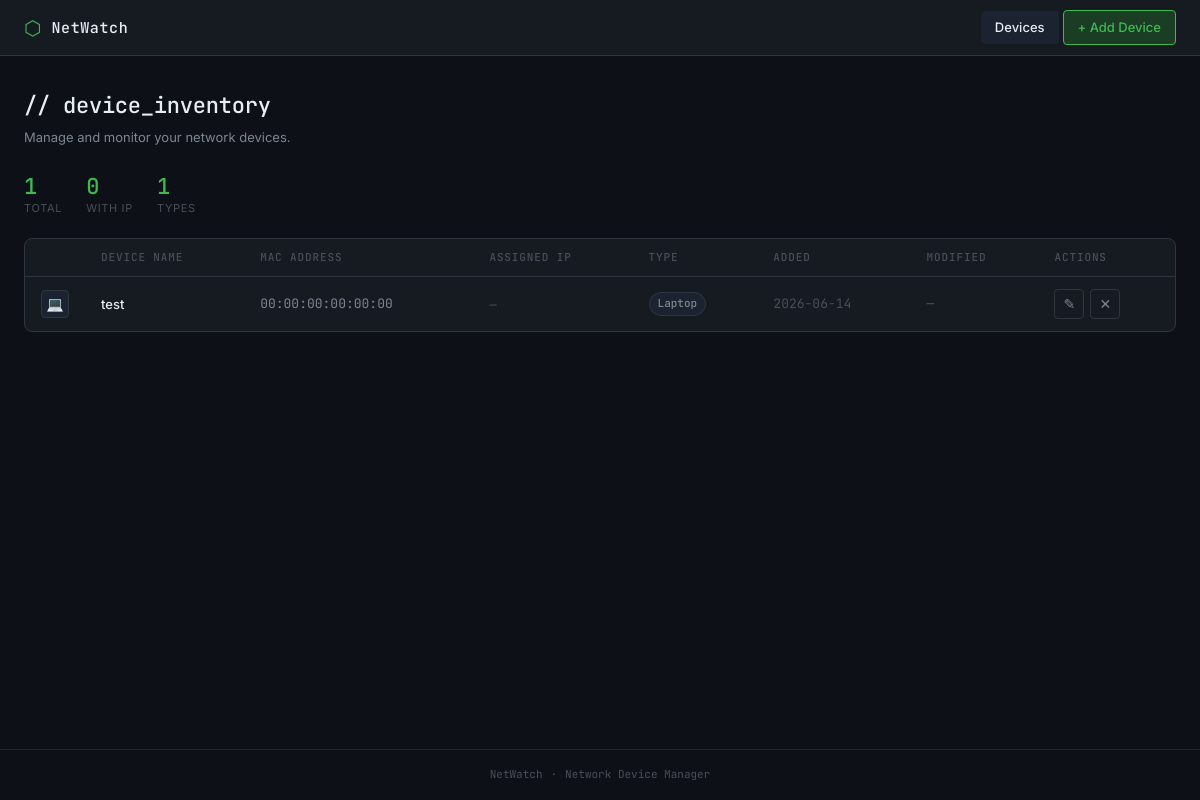
The page / on the database its author committed.
### models.py (models this page shows, shortened)
class Device(db.Model):
    id = db.Column(db.Integer, primary_key=True)
    device_name = db.Column(db.String(80), nullable=False)
    mac_address = db.Column(db.String(17), nullable=False, unique=True)
    device_type = db.Column(db.String(80), nullable=False)
    assigned_ip = db.Column(db.String(15))
    date_added = db.Column(db.DateTime, nullable=False, default=datetime.utcnow)
    date_modified = db.Column(db.DateTime)

### app.py (the view)
@app.route('/')
def index():
    devices = Device.query.order_by(Device.date_added.desc()).all()
    return render_template('index.html', title='Device List', devices=devices, delete_csrf=generate_csrf())

### app.py (called while the page is built)
@app.template_global()
def device_icon(device_type):
    return DEVICE_ICONS.get(device_type, '🔲')

### templates/index.html (shortened to what this page needs)
{% extends 'base.html' %}
{% block content %}
<div class="page-header">
  <h1>// device_inventory</h1>
  <p>Manage and monitor your network devices.</p>
</div>
{% if devices %}
<div class="stats-bar">
  <div class="stat">
    <span class="stat-value">{{ devices | length }}</span>
    <span class="stat-label">Total</span>
  </div>
  <div class="stat">
    <span class="stat-value">{{ devices | selectattr('assigned_ip') | list | length }}</span>
    <span class="stat-label">With IP</span>
  </div>
  <div class="stat">
    <span class="stat-value">{{ devices | map(attribute='device_type') | unique | list | length }}</span>
    <span class="stat-label">Types</span>
  </div>
</div>
{% endif %}
<div class="table-wrap">
  {% if devices %}
  <table class="device-table">
    <thead>
      <tr>
        <th class="td-icon"></th>
        <th>Device Name</th>
        <th>MAC Address</th>
        <th>Assigned IP</th>
        <th>Type</th>
        <th>Added</th>
        <th>Modified</th>
        <th>Actions</th>
      </tr>
    </thead>
    <tbody>
      {% for device in devices %}
      <tr>
        <td class="td-icon">
          <div class="device-icon">{{ device_icon(device.device_type) }}</div>
        </td>
        <td class="td-name">{{ device.device_name }}</td>
        <td class="td-mono">{{ device.mac_address }}</td>
        <td>
          {% if device.assigned_ip %}
            <span class="ip-value">{{ device.assigned_ip }}</span>
          {% else %}
            <span class="ip-none">—</span>
          {% endif %}
        </td>
        <td><span class="badge">{{ device.device_type }}</span></td>
        <td class="td-date">{{ device.date_added.strftime('%Y-%m-%d') }}</td>
        <td class="td-date">
          {% if device.date_modified %}{{ device.date_modified.strftime('%Y-%m-%d') }}{% else %}<span style="color:var(--text-dim)">—</span>{% endif %}
        </td>
        <td>
          <div class="td-actions">
            <a href="{{ url_for('edit_device', id=device.id) }}" class="btn-icon edit" title="Edit">✎</a>
            <button class="btn-icon delete" title="Delete"
              onclick="confirmDelete({{ device.id }}, '{{ device.device_name | e }}')">✕</button>
          </div>
        </td>
      </tr>
      {% endfor %}
    </tbody>
  </table>
  {% endif %}
</div>
{% endblock %}

### templates/base.html (shortened to what this page needs)
<!DOCTYPE html>
<html lang="en">
<head>
  <link rel="stylesheet" href="{{ url_for('static', filename='css/styles.css') }}">
</head>
<body>
  <nav class="nav">
    <a href="{{ url_for('index') }}" class="nav-brand">
      <span class="nav-brand-icon">⬡</span>
      <span class="nav-brand-text">NetWatch</span>
    </a>
    <div class="nav-links">
      <a href="{{ url_for('index') }}" class="nav-link {% if request.endpoint == 'index' %}active{% endif %}">
        Devices
      </a>
      <a href="{{ url_for('add_device') }}" class="nav-link nav-link-cta {% if request.endpoint == 'add_device' %}active{% endif %}">
        + Add Device
      </a>
    </div>
  </nav>
  <main class="main">
    {% block content %}{% endblock %}
  </main>
  <footer class="footer">
    <span>NetWatch</span>
    <span class="footer-sep">·</span>
    <span>Network Device Manager</span>
  </footer>
</body>
</html>

### static/css/styles.css (style rules this page uses)
:root { --bg: #0d1117; --bg-panel: #161b22; --bg-hover: #1c2330; --border: #30363d; --border-sub: #21262d; --text: #e6edf3; --text-muted: #7d8590; --text-dim: #484f58; --accent: #3fb950; --accent-dim: #1a3d24; --red: #f85149; --red-dim: #3d1a1a; --blue: #58a6ff; --blue-dim: #1a2d4d; --amber: #d29922; --mono: 'JetBrains Mono', 'Fira Code', monospace; --sans: 'Inter', system-ui, sans-serif; --radius: 8px; --radius-sm: 4px; }
*, *::before, *::after { box-sizing: border-box; margin: 0; padding: 0; }
body { font-family: var(--sans); background: var(--bg); color: var(--text); font-size: 14px; line-height: 1.6; min-height: 100vh; display: flex; flex-direction: column; }
.nav { display: flex; align-items: center; justify-content: space-between; padding: 0 24px; height: 56px; background: var(--bg-panel); border-bottom: 1px solid var(--border); position: sticky; top: 0; z-index: 100; }
.nav-brand { display: flex; align-items: center; gap: 10px; text-decoration: none; color: var(--text); }
.nav-brand-icon { font-size: 20px; color: var(--accent); line-height: 1; }
.nav-brand-text { font-family: var(--mono); font-weight: 500; font-size: 15px; letter-spacing: 0.04em; }
.nav-links { display: flex; align-items: center; gap: 4px; }
.nav-link { padding: 6px 14px; border-radius: var(--radius-sm); text-decoration: none; color: var(--text-muted); font-size: 13px; font-weight: 500; transition: color 0.15s, background 0.15s; }
.nav-link:hover, .nav-link.active { color: var(--text); background: var(--bg-hover); }
.nav-link-cta { background: var(--accent-dim); color: var(--accent); border: 1px solid var(--accent); border-opacity: 0.4; }
.main { flex: 1; max-width: 1200px; width: 100%; margin: 0 auto; padding: 32px 24px; }
.page-header { margin-bottom: 28px; }
.page-header h1 { font-family: var(--mono); font-size: 22px; font-weight: 500; color: var(--text); letter-spacing: -0.01em; }
.page-header p { color: var(--text-muted); font-size: 13px; margin-top: 4px; }
.table-wrap { background: var(--bg-panel); border: 1px solid var(--border); border-radius: var(--radius); overflow: hidden; }
.device-table { width: 100%; border-collapse: collapse; }
.device-table thead { border-bottom: 1px solid var(--border); }
.device-table thead th { padding: 10px 16px; text-align: left; font-family: var(--mono); font-size: 11px; font-weight: 500; letter-spacing: 0.08em; text-transform: uppercase; color: var(--text-dim); white-space: nowrap; }
.device-table tbody tr { border-bottom: 1px solid var(--border-sub); transition: background 0.1s; }
.device-table tbody tr:last-child { border-bottom: none; }
.device-table td { padding: 12px 16px; font-size: 13px; vertical-align: middle; }
.td-icon { width: 36px; padding-right: 0; }
.device-icon { width: 28px; height: 28px; background: var(--bg-hover); border: 1px solid var(--border); border-radius: var(--radius-sm); display: flex; align-items: center; justify-content: center; font-size: 14px; }
.td-name { font-weight: 500; color: var(--text); }
.td-mono { font-family: var(--mono); font-size: 12px; color: var(--text-muted); }
.td-date { font-family: var(--mono); font-size: 11px; color: var(--text-dim); }
.badge { display: inline-block; padding: 2px 8px; border-radius: 20px; font-size: 11px; font-weight: 500; background: var(--bg-hover); border: 1px solid var(--border); color: var(--text-muted); font-family: var(--mono); }
.ip-none { color: var(--text-dim); font-family: var(--mono); font-size: 12px; }
.td-actions { display: flex; gap: 6px; align-items: center; }
.btn-icon { display: inline-flex; align-items: center; justify-content: center; width: 30px; height: 30px; border-radius: var(--radius-sm); border: 1px solid var(--border); background: transparent; color: var(--text-muted); cursor: pointer; text-decoration: none; font-size: 14px; transition: background 0.15s, color 0.15s, border-color 0.15s; }
.stats-bar { display: flex; gap: 24px; margin-bottom: 20px; }
.stat { display: flex; flex-direction: column; }
.stat-value { font-family: var(--mono); font-size: 22px; font-weight: 500; color: var(--accent); line-height: 1; }
.stat-label { font-size: 11px; color: var(--text-dim); text-transform: uppercase; letter-spacing: 0.06em; margin-top: 2px; }
.footer { text-align: center; padding: 16px; font-family: var(--mono); font-size: 11px; color: var(--text-dim); border-top: 1px solid var(--border-sub); display: flex; justify-content: center; gap: 8px; }

### rows shown on the page
Device: device_type "💻", device_name "test", mac_address "00:00:00:00:00:00", device_type "Laptop", date_added "2026-06-14"

### other values the page prints
{{ devices | length }} "1"
{{ devices | selectattr('assigned_ip') | list | length }} "0"
{{ devices | map(attribute='device_type') | unique | list | length }} "1"
